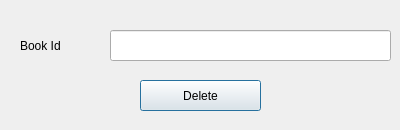
<?xml version="1.0" encoding="UTF-8"?>
<ui version="4.0">
 <class>removeLibrarian</class>
 <widget class="QDialog" name="removeLibrarian">
  <property name="geometry">
   <rect>
    <x>0</x>
    <y>0</y>
    <width>400</width>
    <height>130</height>
   </rect>
  </property>
  <property name="windowTitle">
   <string>Remove Book</string>
  </property>
  <widget class="QLineEdit" name="bookIdTxt">
   <property name="geometry">
    <rect>
     <x>110</x>
     <y>30</y>
     <width>281</width>
     <height>31</height>
    </rect>
   </property>
  </widget>
  <widget class="QLabel" name="label">
   <property name="geometry">
    <rect>
     <x>20</x>
     <y>30</y>
     <width>101</width>
     <height>31</height>
    </rect>
   </property>
   <property name="text">
    <string>Book Id</string>
   </property>
  </widget>
  <widget class="QPushButton" name="deleteBtn">
   <property name="geometry">
    <rect>
     <x>140</x>
     <y>80</y>
     <width>121</width>
     <height>31</height>
    </rect>
   </property>
   <property name="text">
    <string>Delete</string>
   </property>
  </widget>
 </widget>
 <resources/>
 <connections/>
</ui>
